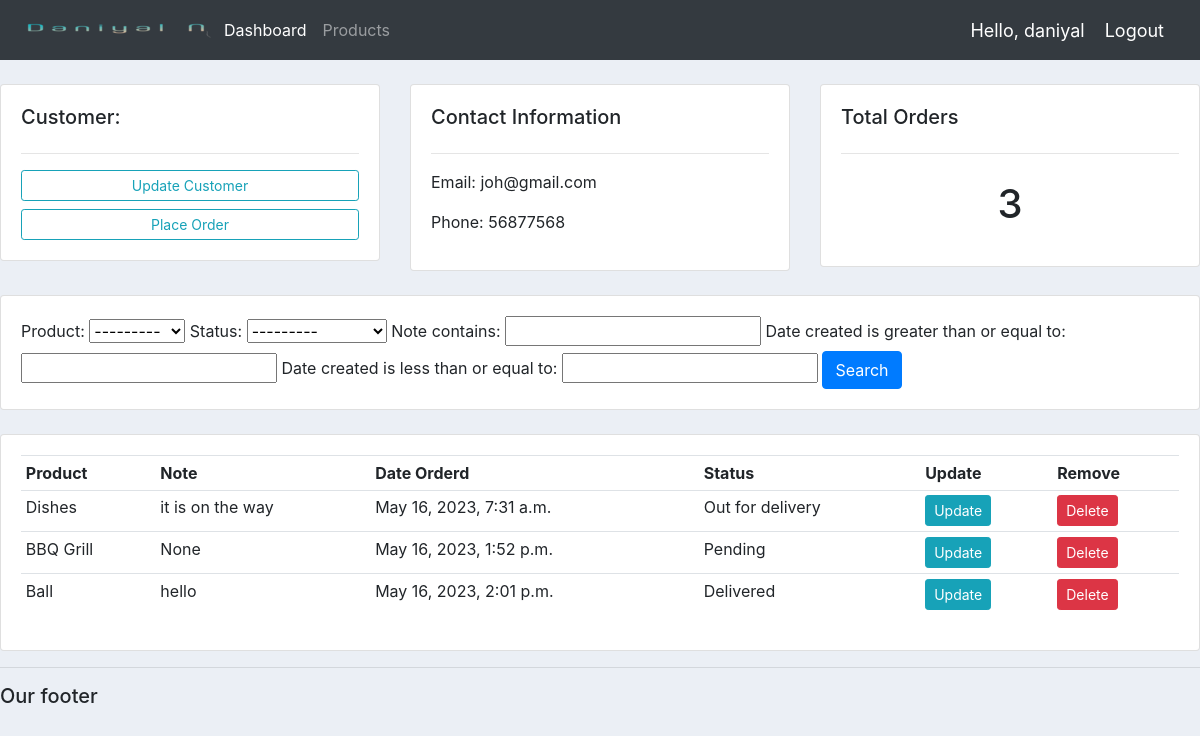
Page /customer/1 (signed in) on the committed database.
### accounts/models.py (models this page shows, shortened)
class Customer(models.Model):
    user = models.OneToOneField(User, null=True, blank=True, on_delete=models.CASCADE)
    name = models.CharField(max_length=200, null=True)
    phone = models.CharField(max_length=200, null=True)
    email = models.CharField(max_length=200, null=True)
    profile_pic = models.ImageField(default="https://djangocrm-bucket.s3.amazonaws.com/images/profile1.png", null=True, blank=True)
    date_created = models.DateTimeField(auto_now_add=True)

class Order(models.Model):
    STATUS = (
        ('Pending', 'Pending'),
        ('Out for delivery', 'Out for delivery'),
        ('Delivered', 'Delivered'),
    )
    customer = models.ForeignKey(Customer, null=True, on_delete=models.SET_NULL)
    product = models.ForeignKey(Product, null=True, on_delete=models.SET_NULL)
    date_created = models.DateTimeField(auto_now_add=True)
    status = models.CharField(max_length=200, null=True, choices=STATUS)
    note = models.CharField(max_length=1000, null=True)

class Product(models.Model):
    CATEGORY = (
        ('Indoor', 'Indoor'),
        ('Out Door', 'Out Door'),
    )
    name = models.CharField(max_length=200, null=True)
    price = models.FloatField(null=True)
    category = models.CharField(max_length=200, null=True, choices=CATEGORY)
    description = models.CharField(max_length=200, null=True, blank=True)
    date_created = models.DateTimeField(auto_now_add=True)
    tags = models.ManyToManyField(Tag)
    def __str__(self):
        return self.name

### accounts/decorators.py (the view)
		def wrapper_func(request, *args, **kwargs):
			group = None
			if request.user.groups.exists():
				group = request.user.groups.all()[0].name
			if group in allowed_roles:
				return view_func(request, *args, **kwargs)
			else:
				return HttpResponse('You are not authorized to view this page')

### accounts/views.py (called while the page is built)
@login_required(login_url='login')
@allowed_users(allowed_roles=['admin'])
def customers(request, pk):
    customer = Customer.objects.get(id=pk)
    orders = customer.order_set.all()
    orders_count = orders.count()
    myFilter = OrderFilter(request.GET, queryset=orders)
    orders = myFilter.qs
    context = {'customer': customer, 'orders': orders, 'orders_count':orders_count, 'myFilter': myFilter}
    return render(request, 'accounts/customer.html', context)

### accounts/templates/accounts/customer.html
{%  extends 'accounts/main.html' %}
{% block content %}
	<br>
<div class="row">
	<div class="col-md">
		<div class="card card-body">
			<h5>Customer:</h5>
			<hr>
			<a class="btn btn-outline-info  btn-sm btn-block" href="">Update Customer</a>
			<a class="btn btn-outline-info  btn-sm btn-block" href="{% url 'create_order' customer.id %}">Place Order</a>
		</div>
	</div>
	<div class="col-md">
		<div class="card card-body">
			<h5>Contact Information</h5>
			<hr>
			<p>Email:  {{customer.email}}</p>
			<p>Phone:  {{customer.phone}}</p>
		</div>
	</div>
	<div class="col-md">
		<div class="card card-body">
			<h5>Total Orders</h5>
			<hr>
			<h1 style="text-align: center;padding: 10px">{{orders_count}}</h1>
		</div>
	</div>
</div>
<br>
<div class="row">
	<div class="col">
		<div class="card card-body">
			<form method="get">
				{{myFilter.form}}
		    <button class="btn btn-primary" type="submit">Search</button>
		  </form>
		</div>
	</div>
</div>
<br>
<div class="row">
	<div class="col-md">
		<div class="card card-body">
			<table class="table table-sm">
				<tr>
					<th>Product</th>
					<th>Note</th>
					<th>Date Orderd</th>
					<th>Status</th>
					<th>Update</th>
					<th>Remove</th>
				</tr>
				{% for order in orders %}
						<tr>
						<td>{{order.product}}</td>
						<td>{{order.note}}</td>
						<td>{{order.date_created}}</td>
						<td>{{order.status}}</td>
						<td><a class="btn btn-sm btn-info" href="{% url 'update_order' order.id %}">Update</a></td>
						<td><a class="btn btn-sm btn-danger" href="{% url 'delete_order' order.id %}">Delete</a></td>
						</tr>
						{% endfor %}
			</table>
		</div>
	</div>
</div>
{% endblock %}

### accounts/templates/accounts/navbar.html (shortened to what this page needs)
{% load static%}
<nav class="navbar navbar-expand-lg navbar-dark bg-dark">
    <img src="{% static '/images/logo1.png' %}">
    <div class="collapse navbar-collapse" id="navbarNavAltMarkup">
      <div class="navbar-nav">
        {% if request.user.is_staff %}
        <a class="nav-item nav-link active" href="{% url 'home'%}">Dashboard</a>
        <a class="nav-item nav-link" href="{% url 'products'%}">Products</a>
        {% else %}
        <a class="nav-item nav-link" href="{% url 'account'%}">Settings</a>
        {% endif %}
      </div>
    </div>
    <span class="hello-msg">Hello, {{request.user}} </span>
    <span><a class="hello-msg" href="{% url 'logout' %}">Logout</a> </span>
  </nav>

### static/css/main.css (style rules this page uses)
body { background-color: #ebeff5; }

### accounts/templates/accounts/navbar.html (style rules this page uses)
.hello-msg { color: #fff; font-size: 18px; margin-right: 20px; }

### rows in the picture
Customer: email "joh@gmail.com", phone "56877568"
Order: product "Dishes", note "it is on the way", date_created "May 16, 2023, 7:31 a.m.", status "Out for delivery"
Order: product "BBQ Grill", note "None", date_created "May 16, 2023, 1:52 p.m.", status "Pending"
Order: product "Ball", note "hello", date_created "May 16, 2023, 2:01 p.m.", status "Delivered"

### other values in the picture
{{ request.user }} "daniyal"
{{ orders_count }} "3"
